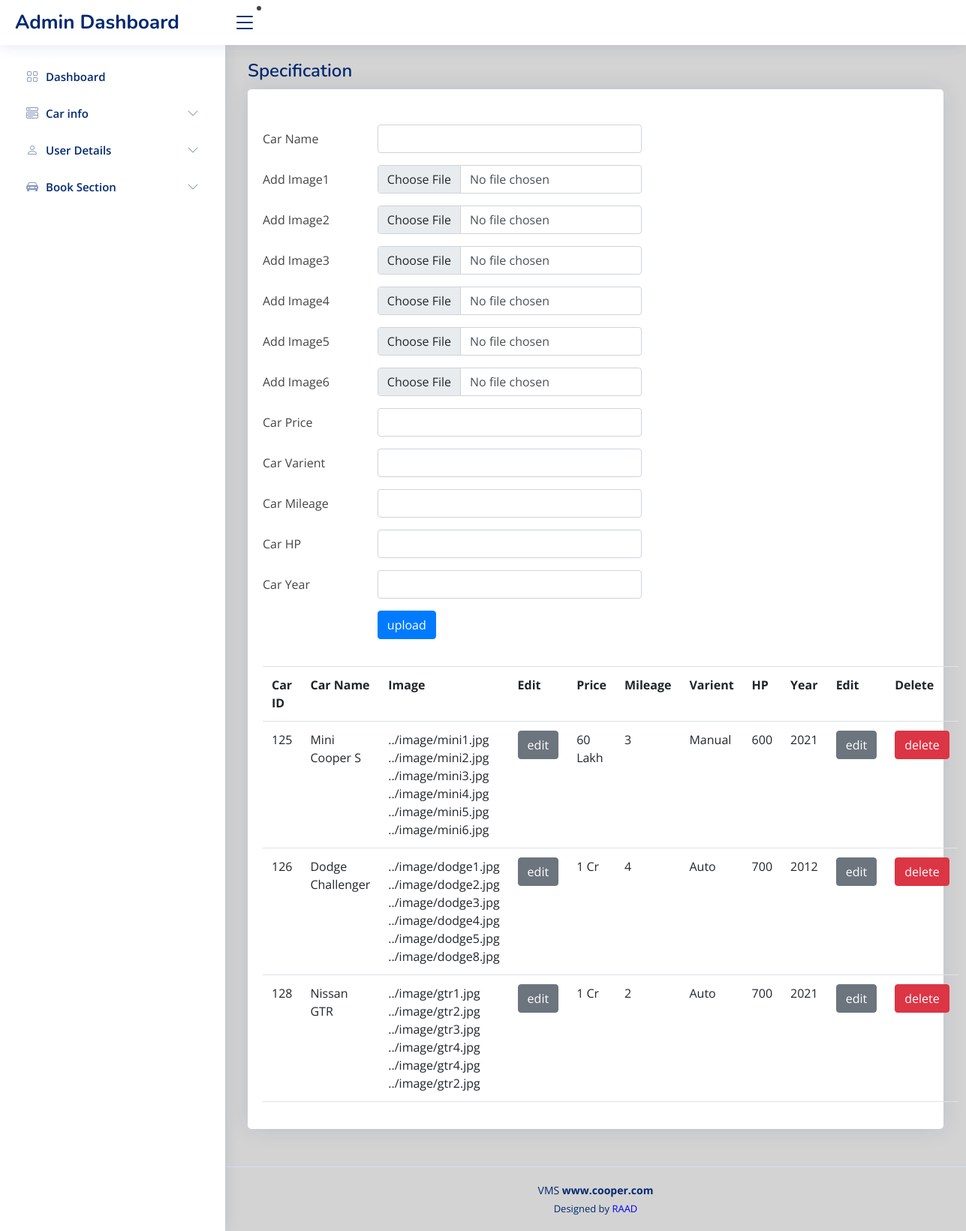
Screenshot of /Admin/product.php with the database file from the repository.
### tables this page shows
CREATE TABLE IF NOT EXISTS `car_details` (
  `product_id` int(11) NOT NULL AUTO_INCREMENT,
  `product_name` varchar(200) NOT NULL,
  `product_img1` varchar(200) NOT NULL,
  `product_img2` varchar(200) NOT NULL,
  `product_img3` varchar(200) NOT NULL,
  `product_img4` varchar(200) NOT NULL,
  `product_img5` varchar(200) NOT NULL,
  `product_img6` varchar(200) NOT NULL,
  PRIMARY KEY (`product_id`)
);

CREATE TABLE IF NOT EXISTS `spectbl` (
  `car_id` int(11) NOT NULL,
  `car_price` varchar(20) NOT NULL,
  `car_mileage` varchar(20) NOT NULL,
  `car_varient` varchar(20) NOT NULL,
  `car_year` int(11) NOT NULL,
  `car_hp` int(11) NOT NULL,
  PRIMARY KEY (`car_id`)
);

### Admin/product.php (the view, shortened to what this page needs)
<?php
include("head.php"); ?>
<?php include("menu.php"); ?>
<main id="main" class="main">
<div class="pagetitle">
  <h1>Specification</h1>
</div>
<section class="section">
      <div class="row">
        <div class="col-lg-12">
          <div class="card">
            <div class="card-body">
              <h5 class="card-title"></h5>
<!DOCTYPE html>
<html>
<head>
	<link rel="stylesheet" href="https://cdn.jsdelivr.net/npm/bootstrap@4.6.1/dist/css/bootstrap.min.css">
	<link rel="stylesheet" type="text/css" href="style.css" />
</head>
<body>
	<div id="content">
		<form method="POST" action="" enctype="multipart/form-data">
    <div class="row">
      <div class="col-md-12">
            <div class="row mb-3">
                      <label for="inputText" class="col-sm-2 col-form-label"> Car Name</label>
                  <div class="col-sm-5">
				              <input class="form-control" type="text" name="txt_product" value="" />
			            </div>
            </div>
			      <div class="row mb-3">
                     <label for="inputText" class="col-sm-2 col-form-label">Add Image1</label>
                  <div class="col-sm-5">
				               <input class="form-control" type="file" name="uploadfile1" value="" />
			            </div>
            </div>
			      <div class="row mb-3">
                     <label for="inputText" class="col-sm-2 col-form-label">Add Image2</label>
                  <div class="col-sm-5">
				                <input class="form-control" type="file" name="uploadfile2" value="" />
			            </div>
            </div>
			      <div class="row mb-3">
                    <label for="inputText" class="col-sm-2 col-form-label">Add Image3</label>
                  <div class="col-sm-5">
			                  <input class="form-control" type="file" name="uploadfile3" value="" />
			            </div>
            </div>
			      <div class="row mb-3">
                    <label for="inputText" class="col-sm-2 col-form-label">Add Image4</label>
                  <div class="col-sm-5">
				                  <input class="form-control" type="file" name="uploadfile4" value="" />
                  </div>
            </div>
            <div class="row mb-3">
                    <label for="inputText" class="col-sm-2 col-form-label">Add Image5</label>
                  <div class="col-sm-5">
				                  <input class="form-control" type="file" name="uploadfile5" value="" />
                  </div>
            </div>
            <div class="row mb-3">
                    <label for="inputText" class="col-sm-2 col-form-label">Add Image6</label>
                  <div class="col-sm-5">
				                  <input class="form-control" type="file" name="uploadfile6" value="" />
                  </div>
            </div>
                 <div class="row mb-3">
                  <label for="inputText" class="col-sm-2 col-form-label">Car Price</label>
                  <div class="col-sm-5">
                    <input type="text" class="form-control"  name="price" value="">
                  </div>
                </div>
                <div class="row mb-3">
                  <label for="inputText" class="col-sm-2 col-form-label">Car Varient</label>
                  <div class="col-sm-5">
                  <input type="text" class="form-control"  name="txt_varient" value="">
                  </div>
                </div>
                <div class="row mb-3">
                  <label for="inputText" class="col-sm-2 col-form-label">Car Mileage</label>
                  <div class="col-sm-5">
                  <input type="text" class="form-control"  name="txt_mileage" value="">
                  </div>
                </div>
                <div class="row mb-3">
                  <label for="inputText" class="col-sm-2 col-form-label">Car HP</label>
                  <div class="col-sm-5">
                  <input type="text" class="form-control"  name="txt_hp" value="">
                  </div>
                </div>
                <div class="row mb-3">
                  <label for="inputText" class="col-sm-2 col-form-label">Car Year</label>
                  <div class="col-sm-5">
                  <input type="text" class="form-control"  name="txt_year" value="">
                  </div>
                </div>
            <div class="row mb-3">
                    <label class="col-sm-2 col-form-label"></label>
                  <div class="col-sm-3">
                           <button type="submit" name="upload" class="btn btn-primary"style="margin-bottom:20px;">upload</button>
                  </div>
            </div>
     </div>
  </div>
</form>
</div>
<table class="table table-hover">
  <tr>
  <th>Car ID</th>
  <th>Car Name</th>
  <th>Image</th>
  <th>Edit</th>
  <th>Price</th>
    <th>Mileage</th>
    <th>Varient</th>
    <th>HP</th>
    <th>Year</th>
    <th>Edit</th>
    <th>Delete</th>
  </tr>
<?php
$sql = "SELECT * FROM car_details INNER JOIN spectbl ON car_details.product_id=spectbl.car_id";
$result = $conn->query($sql);
if ($result->num_rows > 0)
{
    while($row = $result->fetch_assoc())
    {
        ?>
        <tr>
        <td><?php echo $row["product_id"];?></td>
        <td><?php echo $row["product_name"];?></td>
        <td><?php echo $row["product_img1"];?><br>
		    <?php echo $row["product_img2"];?><br>
        <?php echo $row["product_img3"];?><br>
        <?php echo $row["product_img4"];?><br>
        <?php echo $row["product_img5"];?><br>
        <?php echo $row["product_img6"];?></td>
        <td><a class="btn btn-secondary" href='<?php echo "productedit.php?id=",$row["product_id"] ?>'>edit</a></td>
        <td><?php echo $row["car_price"];?></td>
        <td><?php echo $row["car_mileage"];?></td>
        <td><?php echo $row["car_varient"];?></td>
        <td><?php echo $row["car_hp"];?></td>
        <td><?php echo $row["car_year"];?></td>
        <td><a class="btn btn-secondary" href='<?php echo "carspecedit.php?id=",$row["car_id"] ?>'>edit</a></td>
        <td><a class="btn btn-danger" href='<?php echo "productdelete.php?id=",$row["product_id"] ?>'>delete</a></td>
        </tr>
        <?php
    }
}
?>
</table>
</main>
<?php include("foot.php"); ?>

### Admin/head.php (shortened to what this page needs)
<!DOCTYPE html>
<html lang="en">
<head>
  <link href="assets/vendor/bootstrap/css/bootstrap.min.css" rel="stylesheet">
  <link href="assets/vendor/bootstrap-icons/bootstrap-icons.css" rel="stylesheet">
  <link href="assets/vendor/boxicons/css/boxicons.min.css" rel="stylesheet">
  <link href="assets/vendor/quill/quill.snow.css" rel="stylesheet">
  <link href="assets/vendor/quill/quill.bubble.css" rel="stylesheet">
  <link href="assets/vendor/remixicon/remixicon.css" rel="stylesheet">
  <link href="assets/vendor/simple-datatables/style.css" rel="stylesheet">
  <link href="assets/css/style.css" rel="stylesheet">
</head>
<body>
  <header id="header" class="header fixed-top d-flex align-items-center">
    <div class="d-flex align-items-center justify-content-between">
      <a href="index.php" class="logo d-flex align-items-center">
        <span class="d-none d-lg-block">Admin Dashboard</span>
      </a>
      <i class="bi bi-list toggle-sidebar-btn"></i>
    </div>
    <li class="nav-item dropdown pe-3">
<a class="nav-link nav-profile d-flex align-items-center pe-0"  data-bs-toggle="dropdown">
</a>
</li>
</header>

### Admin/menu.php (shortened to what this page needs)
  <body class="bod">
  <aside id="sidebar" class="sidebar">
    <ul class="sidebar-nav" id="sidebar-nav">
      <li class="nav-item">
        <a class="nav-link collapsed" href="index.php">
          <i class="bi bi-grid"></i>
          <span>Dashboard</span>
        </a>
      </li>
      <li class="nav-item">
        <a class="nav-link collapsed" data-bs-target="#components-nav" data-bs-toggle="collapse">
        <i class="bi bi-menu-button-wide"></i></i><span>Car info</span><i class="bi bi-chevron-down ms-auto"></i>
        </a>
      </li>
      <li class="nav-item">
        <a class="nav-link collapsed" data-bs-target="#components-nav" data-bs-toggle="collapse">
        <i class="bi bi-person"></i></i><span>User Details</span><i class="bi bi-chevron-down ms-auto"></i>
        </a>
      </li>
      <li class="nav-item">
        <a class="nav-link collapsed" data-bs-target="#components-nav" data-bs-toggle="collapse">
        <i class="bi bi-car-front-fill"></i></i><span>Book Section</span><i class="bi bi-chevron-down ms-auto"></i>
        </a>
      </li>
  </aside>
</body>

### Admin/foot.php (shortened to what this page needs)
<footer id="footer" class="footer">
    <div class="copyright">
      VMS <strong><span>www.cooper.com</span></strong>
    </div>
    <div class="credits">
      Designed by <span style="color:blue;"> RAAD</span>
    </div>
  </footer>
</body>
</html>

### Admin/assets/css/style.css (style rules this page uses)
:root { scroll-behavior: smooth; }
body { font-family: "Open Sans", sans-serif; background: #f6f9ff; color: #444444; }
a { color: #4154f1; text-decoration: none; }
h1, h2, h3, h4, h5, h6 { font-family: "Nunito", sans-serif; }
#main { margin-top: 60px; padding: 20px 30px; transition: all 0.3s; }
.pagetitle { margin-bottom: 10px; }
.pagetitle h1 { font-size: 24px; margin-bottom: 0; font-weight: 600; color: #012970; }
.card { margin-bottom: 30px; border: none; border-radius: 5px; box-shadow: 0px 0 30px rgba(1, 41, 112, 0.1); }
.card-title { padding: 20px 0 15px 0; font-size: 18px; font-weight: 500; color: #012970; font-family: "Poppins", sans-serif; }
.card-body { padding: 0 20px 20px 20px; }
.logo { line-height: 1; }
@media (min-width: 1200px) { .logo { width: 280px; } }
.logo span { font-size: 26px; font-weight: 700; color: #012970; font-family: "Nunito", sans-serif; }
.header { transition: all 0.5s; z-index: 997; height: 60px; box-shadow: 0px 2px 20px rgba(1, 41, 112, 0.1); background-color: #fff; padding-left: 20px; }
.header .toggle-sidebar-btn { font-size: 32px; padding-left: 10px; cursor: pointer; color: #012970; }
.sidebar { position: fixed; top: 60px; left: 0; bottom: 0; width: 300px; z-index: 996; transition: all 0.3s; padding: 20px; overflow-y: auto; scrollbar-width: thin; scrollbar-color: #aab7cf transparent; box-shadow: 0px 0px 20px rgba(1, 41, 112, 0.1); background-color: #fff; }
@media (min-width: 1200px) { #main, #footer { margin-left: 300px; } }
.sidebar-nav { padding: 0; margin: 0; list-style: none; }
.sidebar-nav li { padding: 0; margin: 0; list-style: none; }
.sidebar-nav .nav-item { margin-bottom: 5px; }
.sidebar-nav .nav-link { display: flex; align-items: center; font-size: 15px; font-weight: 600; color: #4154f1; transition: 0.3; background: #f6f9ff; padding: 10px 15px; border-radius: 4px; }
.sidebar-nav .nav-link i { font-size: 16px; margin-right: 10px; color: #4154f1; }
.sidebar-nav .nav-link.collapsed { color: #012970; background: #fff; }
.sidebar-nav .nav-link.collapsed i { color: #899bbd; }
.sidebar-nav .nav-link .bi-chevron-down { margin-right: 0; transition: transform 0.2s ease-in-out; }
.footer { padding: 20px 0; font-size: 14px; transition: all 0.3s; border-top: 1px solid #cddfff; }
.footer .copyright { text-align: center; color: #012970; }
.footer .credits { padding-top: 5px; text-align: center; font-size: 13px; color: #012970; }

### Admin/menu.php (style rules this page uses)
.bod { background-color:lightgrey; }

### rows the page displays
car_details: product_id "125", product_name "Mini Cooper S", product_img1 "../image/mini1.jpg", product_img2 "../image/mini2.jpg", product_img3 "../image/mini3.jpg", product_img4 "../image/mini4.jpg", product_img5 "../image/mini5.jpg", product_img6 "../image/mini6.jpg", spectbl.car_price "60 Lakh", spectbl.car_mileage "3", spectbl.car_varient "Manual", spectbl.car_hp "600", spectbl.car_year "2021"
car_details: product_id "126", product_name "Dodge Challenger", product_img1 "../image/dodge1.jpg", product_img2 "../image/dodge2.jpg", product_img3 "../image/dodge3.jpg", product_img4 "../image/dodge4.jpg", product_img5 "../image/dodge5.jpg", product_img6 "../image/dodge8.jpg", spectbl.car_price "1 Cr", spectbl.car_mileage "4", spectbl.car_varient "Auto", spectbl.car_hp "700", spectbl.car_year "2012"
car_details: product_id "128", product_name "Nissan GTR", product_img1 "../image/gtr1.jpg", product_img2 "../image/gtr2.jpg", product_img3 "../image/gtr3.jpg", product_img4 "../image/gtr4.jpg", product_img5 "../image/gtr4.jpg", product_img6 "../image/gtr2.jpg", spectbl.car_price "1 Cr", spectbl.car_mileage "2", spectbl.car_varient "Auto", spectbl.car_hp "700", spectbl.car_year "2021"
